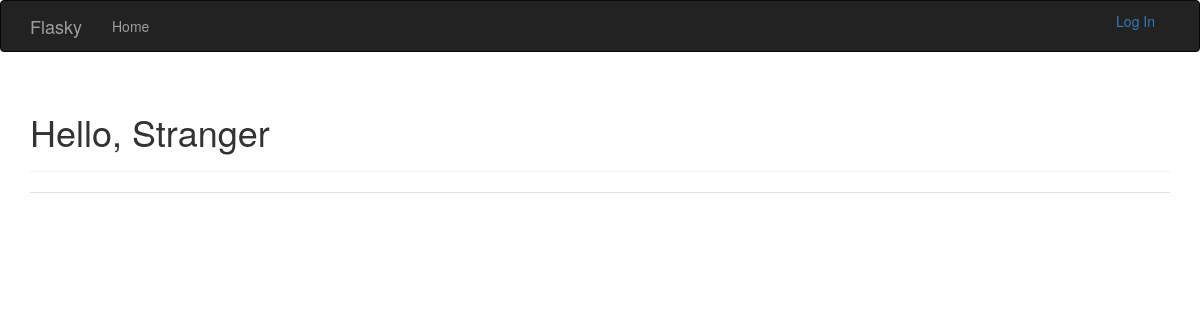
Before: / with the older database file.
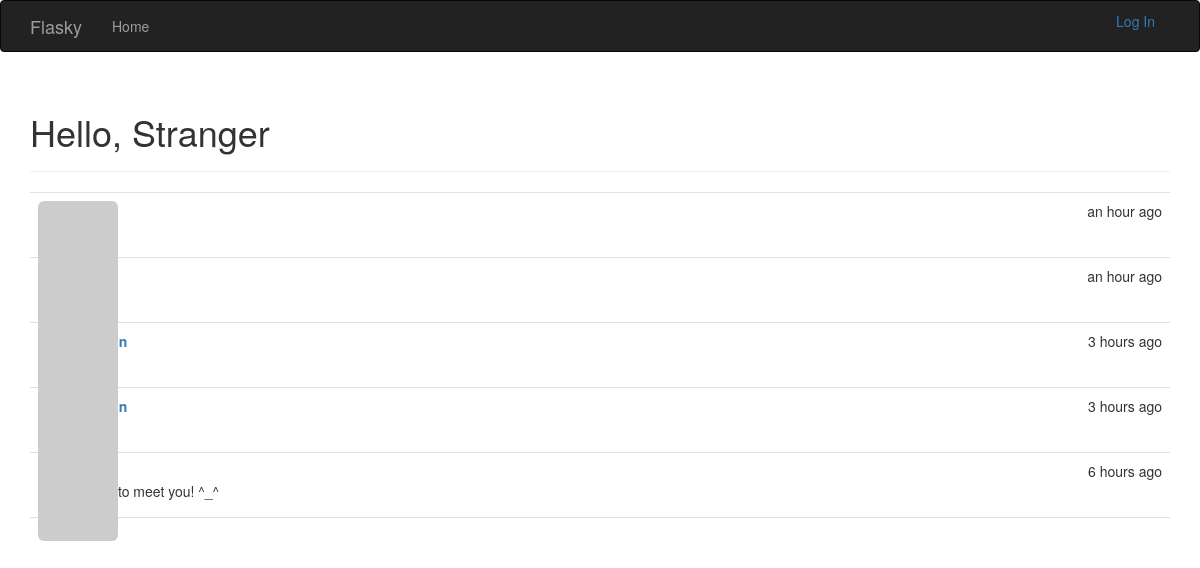
After: the same page with the newer database file.
### app/models.py (models this page shows)
class Post(db.Model):
    __tabename__ = "posts"
    id = db.Column(db.Integer, primary_key=True)
    body = db.Column(db.Text)
    timestamp = db.Column(db.DateTime, index=True, default=datetime.utcnow)
    author_id = db.Column(db.Integer, db.ForeignKey("users.id"))

### app/main/views.py (the view)
@main.route("/", methods=["GET", "POST"])
def index():
    form = PostForm()
    if current_user.can(Permission.WRITE_ARTICLES) and \
        form.validate_on_submit():
        post = Post(body=form.body.data, author=current_user._get_current_object())
        db.session.add(post)
        return redirect(url_for(".index"))
    posts = Post.query.order_by(Post.timestamp.desc()).all()
    return render_template("index.html", form=form, posts=posts)

### app/auth/views.py (called while the page is built)
@auth.before_app_request
def before_request():
    if current_user.is_authenticated:
        current_user.ping()
        if not current_user.confirmed \
                and request.endpoint[:5] != "auth.":
            return redirect(url_for("auth.unconfirmed"))

### app/main/__init__.py (called while the page is built)
@main.app_context_processor
def inject_permissions():
    return dict(Permission=Permission)

### app/models.py (called while the page is built)
    def gravatar(self, size=100, default="identicon", rating="g"):
        if request.is_secure:
            url = "http://secure.gravatar.com/avatar"
        else:
            url = 'http://www.gravatar.com/avatar'
        hash = self.avatar_hash or hashlib.md5(self.email.encode("utf-8")).hexdigest()
        return '{url}/{hash}?s={size}&d={default}&r={rating}'.format(
            url=url, hash=hash, size=size, default=default, rating=rating)

    def can(self, permissions):
        return False

### app/templates/index.html (shortened to what this page needs)
{% extends "base.html" %}
{% import "bootstrap/wtf.html" as wtf %}
{% block page_content %}
    <div class="page-header">
        <h1>Hello,
            {% if current_user.is_authenticated %}
                {{ current_user.username }}
            {% else %}
                Stranger
            {% endif %}
        </h1>
    </div>
    <ul class="posts">
        {% for post in posts %}
            <li class="post">
                <div class="post-thumbnail">
                    <a href="{{ url_for(".user", username=post.author.username) }}">
                        <img class="img-rounded profile-thumbnail"
                            src="{{ post.author.gravatar(size=40) }}">
                    </a>
                </div>
                <div class="post-content">
                    <div class="post-date">
                        {{ moment(post.timestamp).fromNow() }}
                    </div>
                    <div class="post-author">
                        <a href="{{ url_for('.user', username=post.author.username) }}">
                        </a>
                    </div>
                    <div class="post-body">
                        {{ post.body }}
                    </div>
                </div>
            </li>
        {% endfor %}
    </ul>
{% endblock %}

### app/templates/base.html (shortened to what this page needs)
{% extends 'bootstrap/base.html' %}
{% block head %}
	{{ super() }}
    <link rel="stylesheet"  href="{{ url_for("static", filename='css/styles.css') }}" type="text/css">
{% endblock %}
{% block navbar %}
<div class="navbar navbar-inverse" role='navigation'>
	<div class="container">
		<div class="navbar-header">
			<a class="navbar-brand" href="{{ url_for('main.index') }}">Flasky</a>
		</div>
		<div class="navbar-collapse collapse">
			<ul class="nav navbar-nav">
				<li><a href="{{ url_for('main.index') }}">Home</a></li>
			</ul>
            <ul class="nav navbar-right">
                {% if current_user.is_authenticated %}
                 <li class="dropdown">
                    <a href="#" class="dropdown-toggle" data-toggle="dropdown">
                        <img src="{{ current_user.gravatar(size=18) }}">
                        Account <b class="caret"></b></a>
                    <ul class="dropdown-menu">
                        <li><a href="{{ url_for('auth.change_password') }}">Change Password</a></li>
                        <li><a href="{{ url_for("auth.change_email_request") }}">Change Email</a></li>
                        <li><a href="{{ url_for('auth.logout') }}">Log Out</a></li>
                    </ul>
                </li>
                {% else %}
                <li>
                    <a href="{{ url_for('auth.login') }}">Log In</a>
                </li>
                {% endif %}
            </ul>
		</div>
	</div>
</div>
{% endblock %}
{% block content %}
	<div class="container">
		{% block page_content %}{% endblock %}
	</div>
{% endblock %}

### app/static/css/styles.css (style rules this page uses)
.profile-thumbnail { position: absolute; }
ul.posts { list-style-type: none; padding: 0px; margin: 16px 0px 0px 0px; border-top: 1px solid #e0e0e0; }
ul.posts li.post { padding: 8px; border-bottom: 1px solid #e0e0e0; }
div.post-date { float: right; }
div.post-author { font-weight: bold; }
div.post-thumbnail { position: absolute; }
div.post-content { margin-left: 48px; min-height: 48px; }

Changed rows visible on the page:
added Post: timestamp "an hour ago"
added Post: timestamp "an hour ago"
added Post: timestamp "3 hours ago"
added Post: timestamp "3 hours ago"
added Post: timestamp "6 hours ago", body "Nice to meet you! ^_^"
